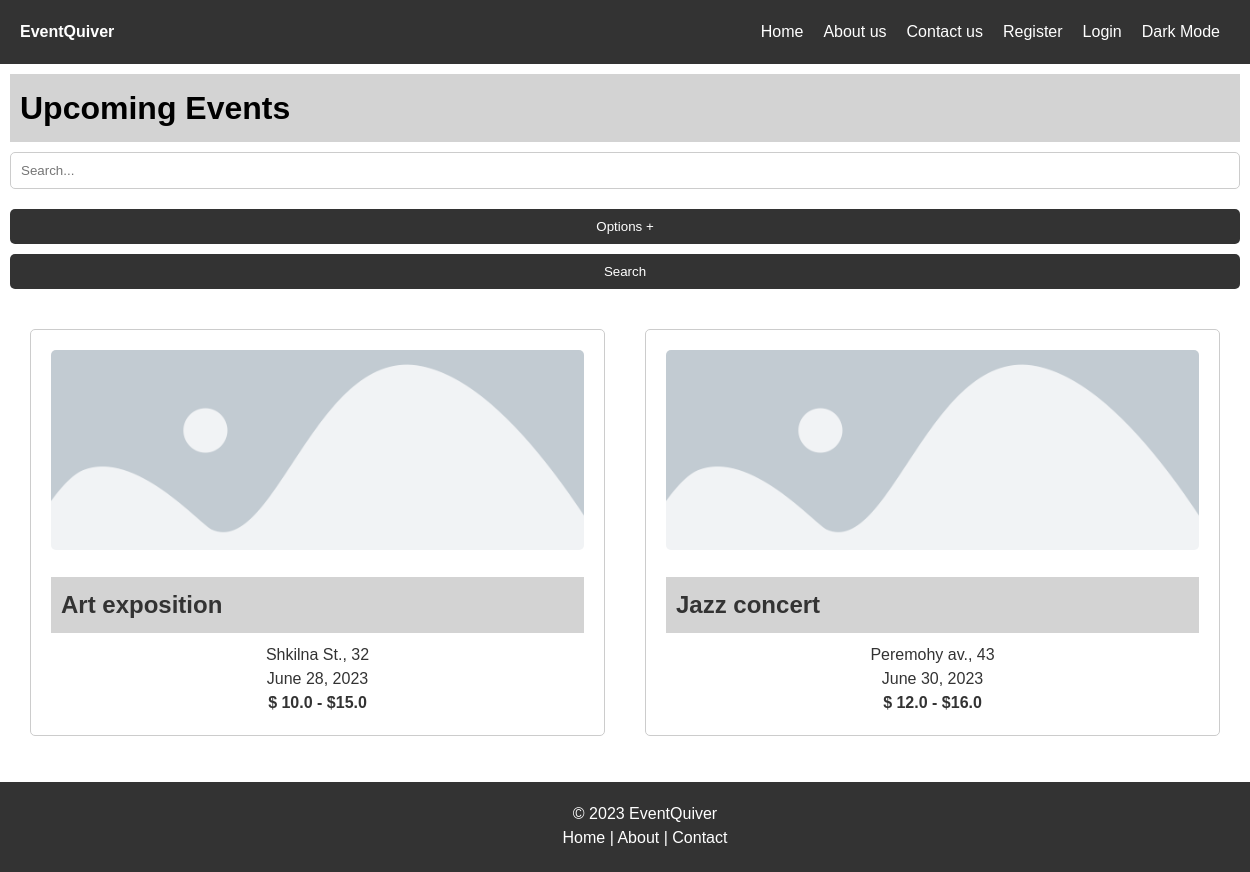
The page /home on the database its author committed.
### models.py (models this page shows, shortened)
class Event(db.Model):
    id = db.Column(db.Integer, primary_key=True)
    name = db.Column(db.String(100), nullable=False)
    address = db.Column(db.String(200), nullable=False)
    date = db.Column(db.DateTime, nullable=False, default=datetime.utcnow)
    description = db.Column(db.Text, nullable=False)
    image_file = db.Column(db.String(20), nullable=False, default='default.jpg')
    tickets = db.relationship('Ticket', backref='event', lazy=True, order_by='Ticket.price')

class Ticket(db.Model):
    id = db.Column(db.Integer, primary_key=True)
    price = db.Column(db.Float, nullable=False)
    event_id = db.Column(db.Integer, db.ForeignKey('event.id'), nullable=False)
    description = db.Column(db.Text, nullable=False)
    name=db.Column(db.Text, nullable=False)
    quantity=db.Column(db.Integer, nullable=False)

### routes.py (the view)
@app.route('/')
@app.route('/home')
def home():
    search = request.args.get('search')
    price_min = request.args.get('price_min')
    price_max = request.args.get('price_max')
    date_start = request.args.get('date_start')
    date_end = request.args.get('date_end')
    events = Event.query.filter((Event.name.ilike(f'%{search}%') | (search==None)))
    if price_min:
        events = events.filter(Event.tickets.any(Ticket.price >= price_min))
    if price_max:
        events = events.filter(Event.tickets.any(Ticket.price <= price_max))
    if date_start:
        events = events.filter(Event.date >= datetime.strptime(date_start, '%Y-%m-%d'))
    if date_end:
        events = events.filter(Event.date <= datetime.strptime(date_end, '%Y-%m-%d'))
    events = events.order_by(Event.date.asc())
    return render_template('home.html', events=events)

### routes.py (called while the page is built)
@app.before_request
def before_request():
    if 'theme' not in session:
        session['theme'] = 'light'

### templates/home.html (shortened to what this page needs)
{% extends "base.html" %}
{% block content %}
<h1 class="subh">Upcoming Events</h1>
<form id="search" action="{{ url_for('home') }}" method="GET">
    <input type="text" name="search" placeholder="Search...">
    <button type="button" id="filterbtn">Options +</button>
    <button type="submit">Search</button>
</form>
<div class="event-grid">
    {% for event in events %}
    <div class="event-card">
        <a href="{{ url_for('event', event_id=event.id) }}">
            <img src="{{ url_for('static', filename='img/' + event.image_file) }}">
            <h2 class="subh">{{ event.name }}</h2>
            <p>{{ event.address }}</p>
            <p>{{ event.date.strftime('%B %d, %Y') }}</p>
            <p>$ {{ event.tickets[0].price }} - ${{event.tickets[-1].price}}</p>
        </a>
    </div>
    {% endfor %}
</div>
{% endblock %}

### templates/base.html (shortened to what this page needs)
<!DOCTYPE html>
<html>
<head>
    {% if session['theme'] == 'light' %}
    <link rel="stylesheet" href="{{ url_for('static', filename='css/main.css') }}">
    {% else %}
    <link rel="stylesheet" href="{{ url_for('static', filename='css/dark.css') }}">
    {% endif %}
</head>
<body>
    <header>
        <strong><a id="logo" href="{{ url_for('home') }}">EventQuiver</a></strong>
        <nav id="navbar">
            <ul>
                <li><a href="{{ url_for('home') }}">Home</a></li>
                <li><a href="{{ url_for('about') }}">About us</a></li>
                <li><a href="{{ url_for('contact') }}">Contact us</a></li>
                {% if current_user.is_authenticated %}
                {% else %}
                <li><a href="{{ url_for('register') }}">Register</a></li>
                <li><a href="{{ url_for('login') }}">Login</a></li>
                {% endif %}
                <li id="theme-toggle">
                    {% if session['theme'] == 'dark' %}
                    <a href="{{ url_for('toggle_theme', theme='light') }}">Light Mode</a>
                    {% else %}
                    <a href="{{ url_for('toggle_theme', theme='dark') }}">Dark Mode</a>
                    {% endif %}
                </li>
            </ul>
        </nav>
    </header>
    <main>
        {% block content %}{% endblock %}
    </main>
    <br><br><br> <br>
    <footer>
        <p> &copy 2023 EventQuiver</p>
        <p><a href="{{ url_for('home') }}">Home</a> | <a href="{{ url_for('about') }}">About</a> | <a href="{{ url_for('contact') }}">Contact</a></p>
    </footer>
</body>
</html>

### static/css/main.css (style rules this page uses)
* { margin: 0; }
html { position: relative; min-height: 100%; overflow-x: hidden; }
body { font-family: Arial, sans-serif; font-size: 16px; line-height: 1.5; }
ul { list-style-type: none; }
.event-card img { height: 300px; width: 100%; }
header { display: flex; justify-content: space-between; align-items: center; padding: 20px; background-color: #333; color: #fff; }
nav ul { display: flex; list-style-type: none; margin: 0; padding: 0; }
nav li { margin: 0 10px; }
nav a { color: #fff; text-decoration: none; }
main { padding: 10px; }
h1 { font-size: 2rem; margin-bottom: 10px; }
form { display: flex; flex-direction: column; max-width: 500px; margin-bottom: 20px; }
input[type="text"], input[type="email"], input[type="password"], input[type="tel"], input[type="url"], input[type="datetime"], .filters2 { padding: 10px; margin-bottom: 20px; border-radius: 5px; border: 1px solid #ccc; }
button[type="submit"], #filterbtn { padding: 10px; background-color: #333; color: #fff; border: none; border-radius: 5px; cursor: pointer; }
p { text-align: center; }
a { color: #333; text-decoration: none; }
.event-grid { display: grid; grid-template-columns: repeat(auto-fit, minmax(300px, 1fr)); }
.event-card { border: 1px solid #ccc; border-radius: 5px; padding: 20px; transition: transform 0.2s ease-in-out; margin: 20px; overflow: hidden; margin-bottom: 30px; }
.event-card p:last-child { font-weight: bold; }
.event-card img { width: 100%; height: 200px; object-fit: cover; margin-bottom: 10px; border-radius: 5px; }
.event-card h2 { margin: 10px 0; }
.subh { background-color:lightgrey; padding: 10px; }
footer { position: absolute; bottom: 0; width: 100%; height: 50px; padding: 20px; background-color: #333; color: #fff; }
footer p a { color: #fff; }
#logo { color:#fff; }
#search { max-width: 100%; }
#filterbtn { margin-bottom: 10px; }

### rows shown on the page
Event: image_file (placeholder picture), name "Art exposition", address "Shkilna St., 32", date "June 28, 2023", price "10.0", price "15.0"
Event: image_file (placeholder picture), name "Jazz concert", address "Peremohy av., 43", date "June 30, 2023", price "12.0", price "16.0"
